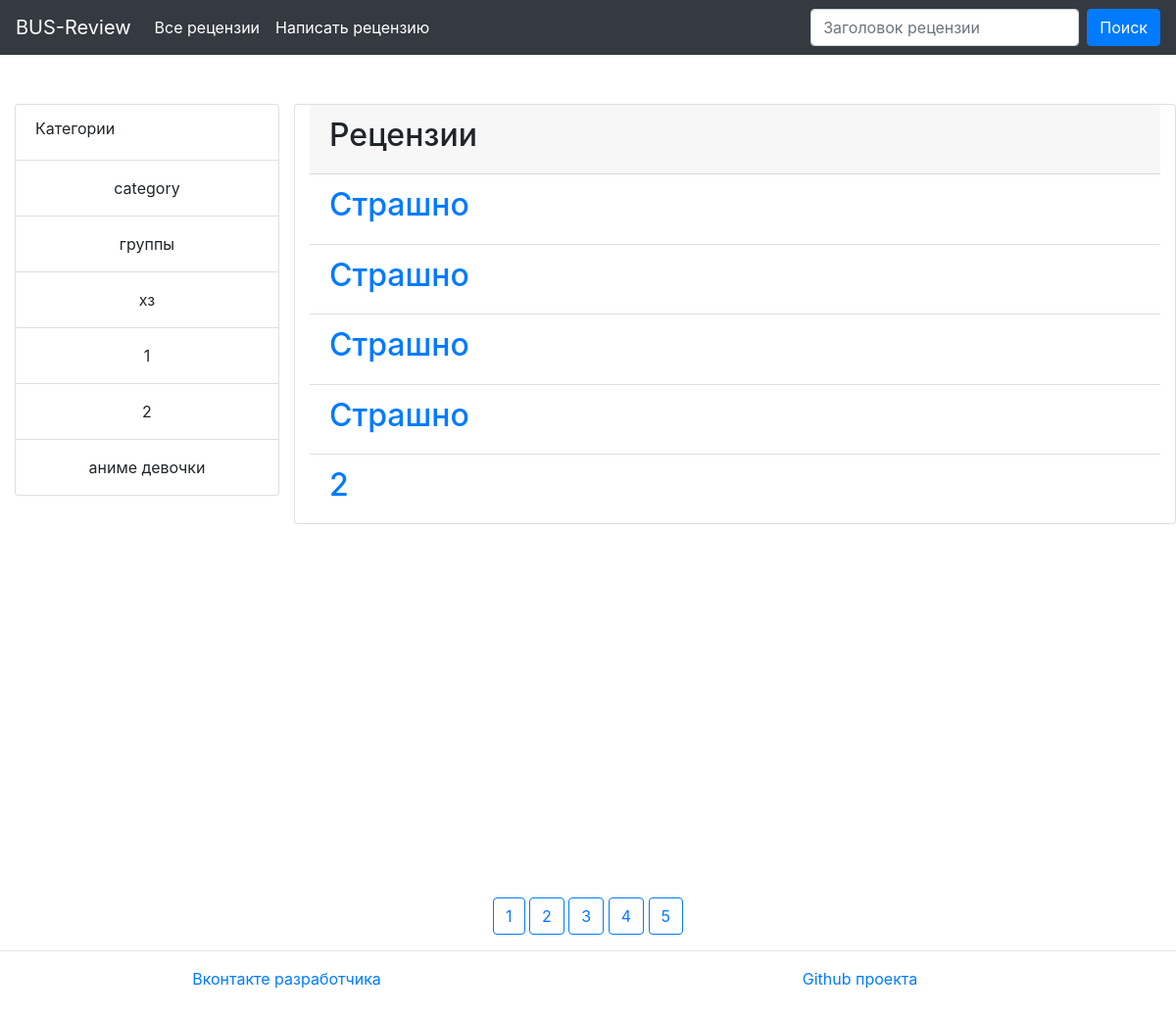
The page / on the database its author committed.
### reviews/models.py (models this page shows, shortened)
class Category(models.Model):
    name = models.CharField(verbose_name='Категория', max_length=80, unique=True)
    def __str__(self):
        return self.name
    class Meta:
        verbose_name = 'Категория'
        verbose_name_plural = 'Категории'

class Review(models.Model):
    title = models.CharField(verbose_name='Заголовок', max_length=255)
    date = models.DateTimeField('Дата публикации', auto_now_add=True)
    object = models.CharField(verbose_name='Объект', max_length=255)
    stars = models.IntegerField(verbose_name='Оценка')
    content = models.TextField(verbose_name='Содержание')
    image_url = models.URLField(verbose_name='Ссылка на картинку',
                                default="https://repairsyourself.ru/wp-content/uploads/2020/03/404.png")
    author = models.CharField(verbose_name='Автор', max_length=80,
                              blank=True, null=True)
    category = models.ForeignKey(Category, on_delete=models.CASCADE,
                                 verbose_name='Категория')
    class Meta:
        verbose_name = 'Рецензия'
        verbose_name_plural = 'Рецензии'

### reviews/views.py (the view)
# urls.py: path('', views.index, name='index'),
def index(request, page=1, q='', **filters):
    if request.method == 'POST':
        q = request.POST['query']
        reviews = Review.objects.filter(title__icontains=q, **filters).order_by('-id')
    elif q:
        reviews = Review.objects.filter(title__icontains=q, **filters).order_by('-id')
    else:
        reviews = Review.objects.filter(**filters).order_by('-id')
    categories = Category.objects.all()
    count_pages = ceil(len(reviews) / ELEMENT_IN_PAGE)
    reviews = reviews[(page - 1) * ELEMENT_IN_PAGE:page * ELEMENT_IN_PAGE]
    return render(request, 'index.html', {
        'reviews': reviews,
        'categories': categories,
        'pages': range(1, count_pages + 1) if count_pages > 1 else False,
        'query': q,
        **filters,
    })

### templates/index.html (shortened to what this page needs)
{% extends 'base.html' %}
{% block content %}
        <div class="row">
        <div class="col-lg-3 col-padding">
            <ul class="list-group">
              <li class="list-group-item">
                <label>Категории</label>
              </li>
              {% for cat in categories %}
              <li class="list-group-item">
                <a class="dropdown-item" href="{% url 'category' cat.id %}" style="text-align: center;">{{cat}}</a>
              </li>
              {% endfor %}
            </ul>
        </div>
        {% if not reviews %}
          <h3>Рецензии не найденны</h3>
        {% else %}
          <div class="card col-lg-9 col-padding">
              <div class="card-header"><h2>Рецензии</h2></div>
              <ul class="list-group list-group-flush">
                {% for rev in reviews %}
                  <li class="list-group-item">
                    <a href="{% url 'review' rev.id %}">
                      <h2>{{ rev.title }}</h2>
                    </a>
                  </li>
                {% endfor %}
            </ul>
          </div>
        {% endif %}
    </div>
{% endblock %}
{% block pagination %}
    {% if pages %}
        <div class="text-center">
           {% for page in pages %}
            {% if category %}
                <a class="btn btn-link btn-outline-primary" style="margin-top: 10px;" href="{% url 'category_page' category.id page %}">
                 {{ page }}
                </a>
            {% elif author %}
                <a class="btn btn-link btn-outline-primary" style="margin-top: 10px;" href="{% url 'by_author_page' author page %}">
                 {{ page }}
                </a>
            {% elif object %}
                <a class="btn btn-link btn-outline-primary" style="margin-top: 10px;" href="{% url 'by_object_page' object page %}">
                 {{ page }}
                </a>
            {% else %}
                <a class="btn btn-link btn-outline-primary" style="margin-top: 10px;" href="{% if query %}{% url 'query_page' page query %}{% else %}{% url 'page' page %}{% endif %}">
                   {{ page }}
                </a>
            {% endif %}
           {% endfor %}
        </div>
    {% endif %}
{% endblock %}

### rows shown on the page
Category: name "category"
Category: name "группы"
Category: name "хз"
Category: name "1"
Category: name "2"
Category: name "аниме девочки"
Review: title "Страшно"
Review: title "Страшно"
Review: title "Страшно"
Review: title "Страшно"
Review: title "2"

### other values the page prints
{{ page }} "1" "2" "3" "4" "5"
